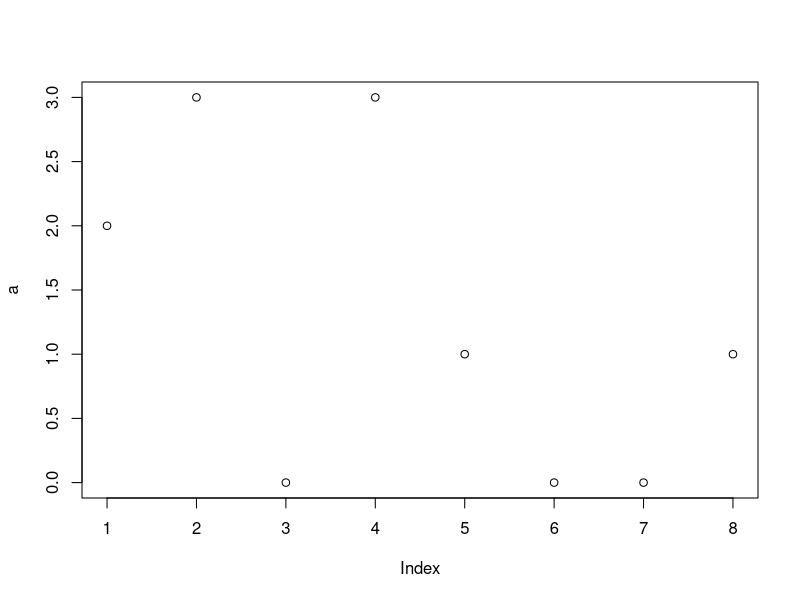

R code for this plot: (Note: this script raises an error after producing the figure.)
a<-c(2,3,0,3,1,0,0,1)      # creating a vector
a

sum(a)    # using a function, sum function, to sum up of all values in the vector a.

b<-sum(a)  # assigning the result of a function to another object.
b

str(a)   #  returns the structure of an object

plot(a)  # gives scatter plot of an object


mode(a)   # returns type of data

b<-"a"
mode(b) # character

c<-TRUE
mode(c) # logical

mode(sum)  # function

a1<-c(2,3,0,3,1,0,0,1)
a2<-a1   # make a copy
a2[1]<-0  # assign the first entry 0


a2 			# print out the value
a2[2] 		# print 2nd entry value
a2[-4] 		# all but the 4th entry
a2[c(1,2,3)] 	# print 1st, 2nd and 3rd.


max(a)  # maximum value of a
a == 3  # returns True of false whether entry is equal to 3
which(a==3) # returns the indices of entries which are equal to 3


length(a) # gives the number of the entries in the vector a.


a3<-c(1:8)  # gives a vector of the numbers from 1 to 8
a4<-seq(10,20,2)  # gives a vector of the numbers from 10 to 20 increasing by 2.

n<-length(a2) # how many entries do we have?
ids<-1:n      # how do we get the ids of the entries? 
ids           
ids[a2==3]    # what are the ids of entries which are equal to 3?


(1:length(a2))[a2 == max(a2)] # starting with creating a vector of numbers from 1 to length of a2
                              # then creating TRUE-FALSE vector depending on whether if the entries of a2 are equal to maximum value of a2.
                              # finally it returns the numbers corresponding to TRUE entries from the vector of numbers.


a2>0    # returns TRUE/FALSE vector depending on whether if the entry is greater than 0 or not
sum(a2>0) # sum of the entries whose values are greater than 0.


x<-c(45,43,46,48,51,46,50,47,46,45)
length(x)
x<-c(x,48,49,51,50,49)  # append values to x
length(x)    # how long is x now

x[16]<-41  # add to a specified index
x[17:20]<-c(40,38,35,40)  # add to many specified indices

sample(c(1:10),size=10,replace=TRUE)  # taking sample with replacement
sample(c(1:10), size = 5, replace = FALSE) # taking sample without replacement

a<-c(TRUE, FALSE, T, F)       # logical (true/false) vector
a
b<-c("Ceng","cen429")    # vector of characters
b
class(b)               # type of vector (mode(b), typeof(b),str(b))

d<-matrix(c(1:12),nrow=4,ncol=3)   # a 4x3 matrix
d
d<-matrix(c(1:12),nrow=4,ncol=3,byrow=TRUE)  # a matrix filled by rows
d
d<-matrix(c(1:12),nrow=4,ncol=3,byrow=FALSE) # a matrix filled by columns, the default
d

a <- list(a=c(1:10), b = c("a"), c = c(TRUE, FALSE, TRUE, FALSE))   # list of vectors
summary(a)

aa <- array(c(1:12), dim = c(6, 2))     # same as a matrix with 6 rows and 2 columns
aa
bb <- array(c(1:24), dim = c(4, 3, 2))	# a multidimensional object
bb

e <- data.frame(a = c(1:5), b = rnorm(5), d = c("a", "b", "c", "d", "e"))  # well known data format
e
names(e)
e<-cbind(e,F=c(6:10))   # adding a variable (column) to data
e
e<-rbind(e,c(6,0.5,"f",11)) # adding a case (row) to data
e
e$F<-NULL  # deleting a variable
e


data.entry(x) # Pops up spreadsheet to edit data
x

na.omit(x)  # delete the NA values

ls()   # list of all objects

rm(a)   # remove an object
ls()
rm(list=ls())    # remove all objects in the environment
ls()
